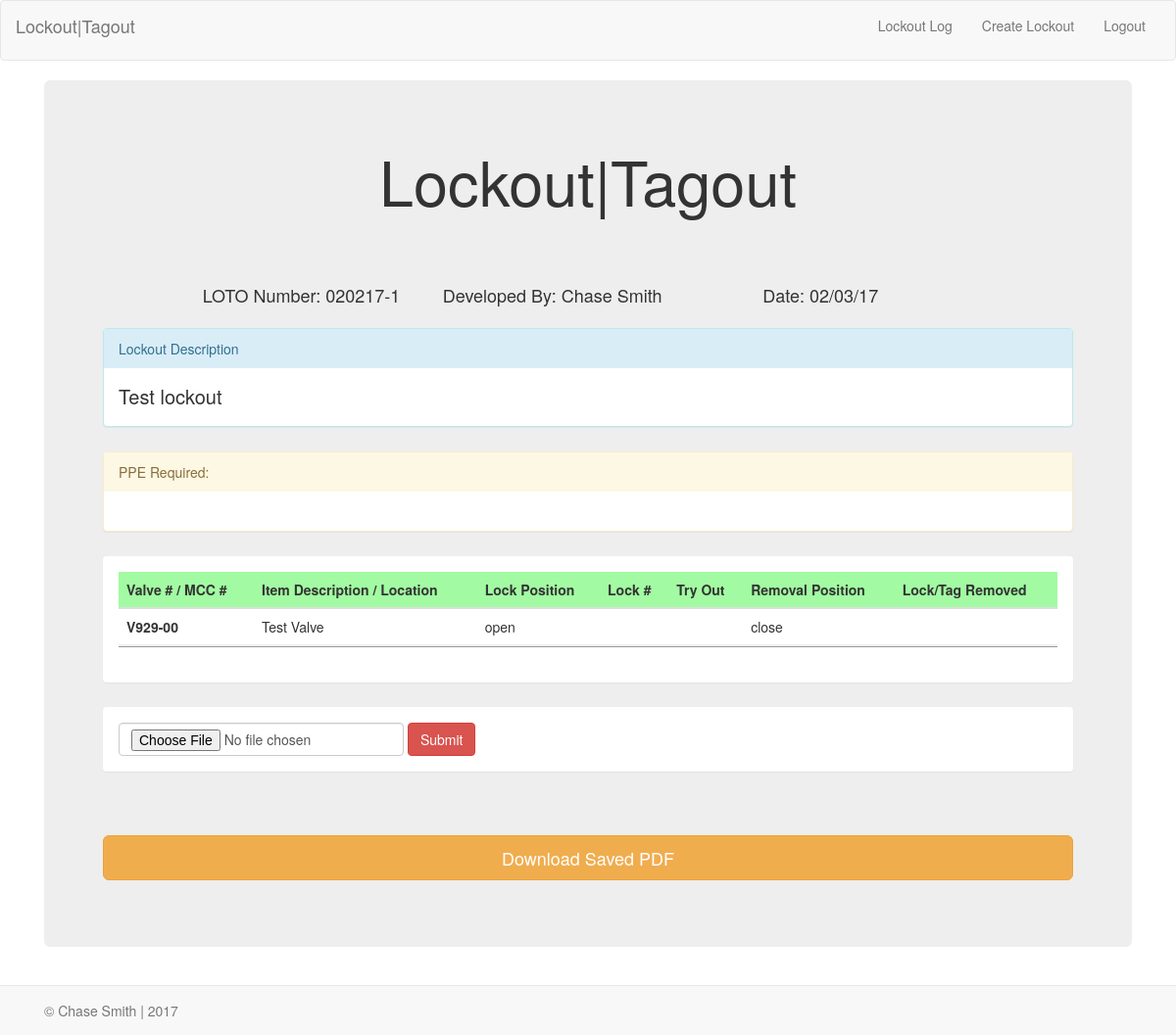
Page /lockout/1 (signed in) on the committed database.
### models.py (models this page shows, shortened)
class Lockout(db.Model):
    __tablename__="lockout"
    id=db.Column(db.Integer, primary_key=True)
    lockout_number=db.Column(db.String(10), nullable=False)
    lockout_description=db.Column(db.String(200), nullable=False)
    lockout_author = db.relationship('User', backref=db.backref('lockout_author', lazy='dynamic'))
    user_id=db.Column('user_id', db.Integer, db.ForeignKey('user.id'))
    filename=db.Column(db.String(300), nullable=True)
    status=db.Column(db.Boolean(), default=True)
    goggles=db.Column(db.Boolean(), default=False)
    faceshield=db.Column(db.Boolean(),default=False)
    fullface=db.Column(db.Boolean(), default=False)
    dustmask=db.Column(db.Boolean(), default=False)
    leathergloves=db.Column(db.Boolean(), default=False)
    saranax=db.Column(db.Boolean(), default=False)
    nitrilegloves=db.Column(db.Boolean(), default=False)
    chemicalgloves=db.Column(db.Boolean(), default=False)
    chemicalsuit=db.Column(db.Boolean(),default=False)
    tyrex=db.Column(db.Boolean(),default=False)
    rubberboots=db.Column(db.Boolean(),default=False)
    sar=db.Column(db.Boolean(),default=False)
    data=db.Column(db.LargeBinary(),nullable=True)
    date=db.Column(db.DateTime)
    ppe=db.Column(db.String(50), nullable=True)

class User(UserMixin, db.Model):
    __tablename__="user"
    id=db.Column(db.Integer, primary_key=True)
    username=db.Column(db.String(20), unique=True)
    first_name=db.Column(db.String(20), nullable=False)
    last_name=db.Column(db.String(20), nullable=False)
    position=db.Column(db.String(50), nullable=False)

class Lockout_Line(db.Model):
    __tablename__="lockout_line"
    id=db.Column(db.Integer, primary_key=True)
    valve_number=db.Column(db.String(10), nullable=False)
    line_description=db.Column(db.String(50), nullable=True)
    lock_position=db.Column(db.String(10), nullable=False)
    removal_position=db.Column(db.String(10), nullable=False)
    lockout=db.relationship('Lockout', backref=db.backref('lockout', lazy='dynamic'))
    lockout_id=db.Column('lockout_id', db.Integer, db.ForeignKey('lockout.id'))

### app.py (the view)
@app.route('/lockout/<int:this_lockout_id>', methods=['POST', 'GET'])
def this_lockout(this_lockout_id):
    this_lockout=db.session.query(Lockout).filter_by(id=this_lockout_id).first()
    lockout_lines=this_lockout.lockout
    if request.method=='POST':
        files = request.files['file']
        filename=files.filename
        files.save(os.path.join(app.config['UPLOAD_FOLDER'], filename))
        this_file=db.session.query(Lockout).filter_by(id=this_lockout.id).first()
        this_file.filename=files.filename
        this_file.data=files.read()
        this_lockout.status=False
        db.session.commit()
        return redirect(url_for('index'))
    else:
        return render_template('upload.html', this_lockout=this_lockout, lockout_lines=lockout_lines)

### app.py (called while the page is built)
@login_manager.user_loader
def load_user(user_id):
    return db.session.query(User).get(user_id)

### templates/upload.html (shortened to what this page needs)
{% extends "base.html" %}
{% import "bootstrap/wtf.html" as wtf %}
{% block content %}
<div class="container-fluid">
  <div class="jumbotron">
    <div class="col-md-12" style="text-align: center; padding-bottom: 60px;">
      <h1>  Lockout|Tagout </h1>
    </div>
    <div class="row" style="padding: 20px; font-size: 18px;">
        <div class="col-lg-3 col-lg-offset-1">LOTO Number: {{ this_lockout.lockout_number }}</div>
        <div class="col-lg-4">Developed By: {{ this_lockout.lockout_author.first_name }} {{ this_lockout.lockout_author.last_name }}</div>
        <div class="col-lg-4">Date: {{ this_lockout.date.strftime("%m/%d/%y") }}</div>
    </div>
    <div class="panel-group">
      <div class="panel panel-info" style="margin-bottom: 25px;">
        <div class="panel-heading">Lockout Description</div>
        <div class="panel-body" style="font-size: 20px;">{{ this_lockout.lockout_description }}</div>
      </div>
      <div class="panel panel-warning" style="margin-bottom: 25px;">
        <div class="panel-heading">PPE Required:</div>
        <div class="panel-body" style="font-size: 20px;">
        </div>
      </div>
    <div class="panel" style="margin-bottom: 25px;">
      <div class="panel-body">
        <table class="table">
          <thead>
            <tr style="background-color: #A2FBA2;">
              <th>Valve # / MCC #</th>
              <th>Item Description / Location</th>
              <th>Lock Position</th>
              <th>Lock #</th>
              <th>Try Out</th>
              <th>Removal Position</th>
              <th>Lock/Tag Removed</th>
            </tr>
          </thead>
          <tbody style="padding-bottom: 15px;">
        {% for each in lockout_lines %}
            <tr style="border-bottom: inset;">
              <th scope="row">{{ each.valve_number}}</th>
                <td>{{ each.line_description }}</td>
                <td>{{ each.lock_position }}</td>
                <td></td>
                <td></td>
                <td>{{ each.removal_position }}</td>
                <td></td>
            </tr>
        {% endfor %}
          </tbody>
        </table>
      </div>
      </div>
      <div class="panel" style="margin-bottom: 25px;">
        <div class="panel-body">
          <form class="form-inline" method="POST" enctype=multipart/form-data action="/lockout/{{this_lockout.id}}">
            <div class="form-group mx-sm-12">
              <input type="file" class="form-control mb-2 mr-sm-2 mb-sm-0" name="file" class="file" id="attach" placeholder="Attach File">
              <button type="submit" class="btn btn-danger">Submit</button>
            </div>
          </form>
        </div>
      </div>
      <div style="padding-top: 40px;">
        <a class="btn btn-warning btn-lg btn-block" href="/static/lockout/{{this_lockout.filename}}" download="{{this_lockout.filename}}">Download Saved PDF</a>
      </div>
  </div>
</div>
{% endblock %}

### rows in the picture
Lockout: lockout_number "020217-1", date "02/03/17", lockout_description "Test lockout"
User: lockout_author.first_name "Chase", lockout_author.last_name "Smith"
Lockout_Line: valve_number "V929-00", line_description "Test Valve", lock_position "open", removal_position "close"
